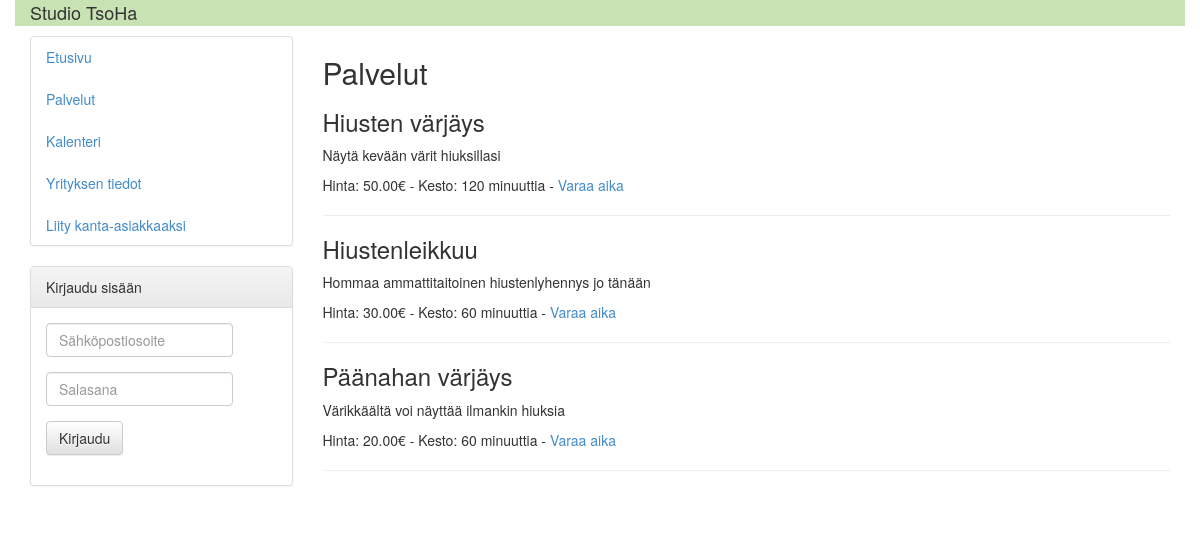
Screenshot of /palvelut.php with the database file from the repository.
### tables this page shows
CREATE TABLE palvelu
(
    tunnus int(11) NOT NULL AUTO_INCREMENT,
    nimi varchar(100) NOT NULL,
    hinta decimal(5,2) NOT NULL,
    kesto int(11) NOT NULL,
    kuvaus text,
    PRIMARY KEY (tunnus)
);

### libs/yleiset.php (called while the page is built, shortened)
<?php
require_once 'libs/tietokantayhteys.php';
require_once 'libs/models/palvelu.php';
function naytaNakyma($sivu, $data = array()) {
    $data = (object)$data;
    require 'views/pohja.php';
    exit();
}
function onkoKirjautunut($ohjaus = 0) {
    if ($_SESSION['kirjautunut'] != null) {
        return true;
    } else {
        if($ohjaus) {
            naytaNakyma("etusivu.php", array(
                'kirjautumisvirhe' => "Sinun täytyy olla kirjautuneena sisään",
            ));
        } else {
            return false;
        }
    }
}

### palvelut.php (called while the page is built)
<?php
require_once 'libs/yleiset.php';
$palvelut = Palvelu::haePalvelut();
naytaNakyma('palvelut.php', array(
    'palvelut' => $palvelut
));

### libs/models/palvelu.php (called while the page is built, shortened)
<?php
class Palvelu {
    private $tunnus;
    private $nimi;
    private $hinta;
    private $kesto;
    private $kuvaus;
    public function getTunnus() {
        return $this->tunnus;
    }
    public function getNimi() {
        return $this->nimi;
    }
    public function getHinta() {
        return $this->hinta;
    }
    public function getKesto() {
        return $this->kesto;
    }
    public function getKuvaus() {
        return $this->kuvaus;
    }
    public function setTunnus($tunnus) {
        $this->tunnus = $tunnus;
    }
    public function setNimi($nimi) {
        $this->nimi = $nimi;
    }
    public function setHinta($hinta) {
        $this->hinta = $hinta;
    }
    public function setKesto($kesto) {
        $this->kesto = $kesto;
    }
    public function setKuvaus($kuvaus) {
        $this->kuvaus = $kuvaus;
    }
    public static function haePalvelu($palvelu_id) {
        $sql = "SELECT * FROM palvelu WHERE tunnus = ?";
        $kysely = getTietokantayhteys()->prepare($sql);
        $kysely->execute(array($palvelu_id));
        $tulos = $kysely->fetchObject();
        if ($tulos == null) {
            return null;
        } else {
            $palvelu = new Palvelu();
            $palvelu->setTunnus($tulos->tunnus);
            $palvelu->setNimi($tulos->nimi);
            $palvelu->setHinta($tulos->hinta);
            $palvelu->setKesto($tulos->kesto);
            $palvelu->setKuvaus($tulos->kuvaus);
            return $palvelu;
        }
    }
    public static function haePalvelut() {
        $sql = "SELECT * FROM palvelu ORDER BY nimi";
        $kysely = getTietokantayhteys()->prepare($sql);
        $kysely->execute();
        $palvelut = array();
        foreach($kysely->fetchAll(PDO::FETCH_OBJ) as $tulos) {
            $palvelut[] = Palvelu::haePalvelu($tulos->tunnus);
        }
        return $palvelut;
    }
}

### libs/tietokantayhteys.php (called while the page is built, shortened)
<?php
function getTietokantayhteys() {
    static $yhteys = null;
    if ($yhteys === null) {
        $yhteys = new PDO("mysql:host=$osoite;dbname=$tietokanta", $kayttajanimi, $salasana, array(PDO::MYSQL_ATTR_INIT_COMMAND => "SET NAMES 'utf8'"));
        $yhteys->setAttribute(PDO::ATTR_ERRMODE, PDO::ERRMODE_EXCEPTION);
    }
    return $yhteys;
}

### views/palvelut.php (the view, shortened to what this page needs)
<h2>Palvelut</h2>
<?php foreach ($data->palvelut as $palvelu) { ?>
    <h3><?php echo htmlspecialchars($palvelu->getNimi()); ?></h3>
    <p><?php echo htmlspecialchars($palvelu->getKuvaus()); ?></p>
    <p>
        Hinta: <?php echo htmlspecialchars($palvelu->getHinta()); ?>€ -
        Kesto: <?php echo htmlspecialchars($palvelu->getKesto()); ?> minuuttia -
        <a href="kalenteri.php?palvelu=<?php echo $palvelu->getTunnus(); ?>">Varaa aika</a>
    </p>
    <hr />
    <?php
}
?>

### views/pohja.php (shortened to what this page needs)
<!DOCTYPE html>
<html>
    <head>
        <link href="css/bootstrap.css" rel="stylesheet">
        <link href="css/bootstrap-theme.css" rel="stylesheet">
        <link href="css/main.css" rel="stylesheet">
    </head>
    <body>
        <div class="container">
            <div id="otsikko" class="row">
                <div class="col-md-3">Studio TsoHa</div>
            </div>
            <div class="row">
                <div class="col-md-3">
                    <div class="panel panel-default">
                        <ul class="nav nav-pills nav-stacked">
                            <li><a href="etusivu.php">Etusivu</a></li>
                            <li><a href="palvelut.php">Palvelut</a></li>
                            <li><a href="kalenteri.php">Kalenteri</a></li>
                            <li><a href="tiedot.php">Yrityksen tiedot</a></li>
                            <li><a href="liity.php">Liity kanta-asiakkaaksi</a></li>
                        </ul>
                    </div>
                    <?php
                    if(!onkoKirjautunut()) { ?>
                        <div class="panel panel-default">
                            <div class="panel-heading">
                                Kirjaudu sisään
                            </div>
                            <div class="panel-body">
                                <form class="form-horizontal" role="form" action="kirjaudu.php" method="POST">
                                    <div class="form-group">
                                        <div class="col-md-10">
                                            <input type="email" class="form-control" id="inputEmail1" name="email" placeholder="Sähköpostiosoite" value="<?php echo $data->kayttaja; ?>">
                                        </div>
                                    </div>
                                    <div class="form-group">
                                        <div class="col-md-10">
                                            <input type="password" class="form-control" id="inputPassword1" name="password" placeholder="Salasana">
                                        </div>
                                    </div>
                                    <div class="form-group">
                                        <div class="col-md-10">
                                            <button type="submit" class="btn btn-default">Kirjaudu</button>
                                        </div>
                                    </div>
                                </form>
                            </div>
                        </div>
                    <?php  }  ?>
                </div>
                <div class="col-md-9">
                    <?php
                    require 'views/' . $sivu; ?>
                </div>
            </div>
        </div>
    </body>
</html>

### css/main.css (style rules this page uses)
#otsikko { background-color: #c9e2b3; margin-bottom: 10px; font-size: 18px; }

### rows the page displays
palvelu: nimi "Hiusten värjäys", kuvaus "Näytä kevään värit hiuksillasi", hinta "50.00", kesto "120"
palvelu: nimi "Hiustenleikkuu", kuvaus "Hommaa ammattitaitoinen hiustenlyhennys jo tänään", hinta "30.00", kesto "60"
palvelu: nimi "Päänahan värjäys", kuvaus "Värikkäältä voi näyttää ilmankin hiuksia", hinta "20.00", kesto "60"
